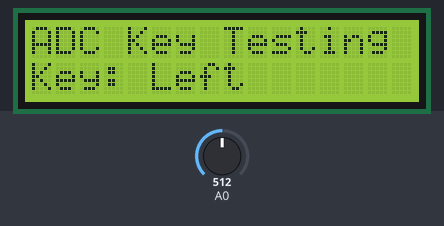
A sketch run on a simulated Arduino Uno, built with avr-gcc and run on an emulated ATmega328P. Shown: 16×2 character LCD. The test bench sets the inputs (shaded band); at power-on: A0 = 512.

Above: at 10.2 s.
10.3 s: A0 set to 716
At 11.0 s:
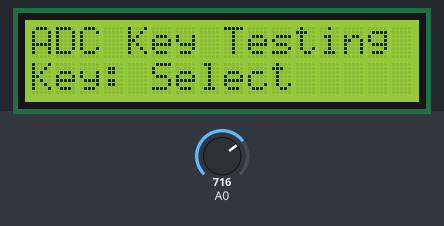
11.8 s: A0 set to 306
At 12.2 s:
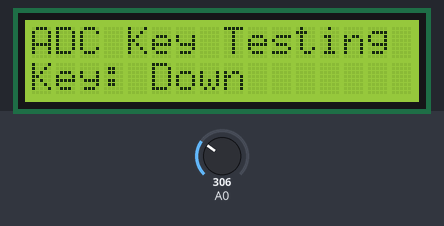
13.3 s: A0 set to 122
At 14.5 s:
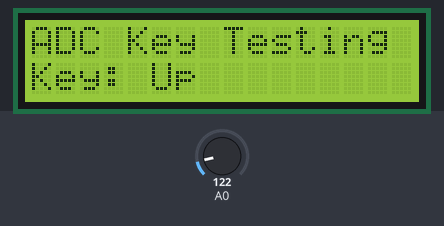
14.8 s: A0 set to 0
At 15.6 s:
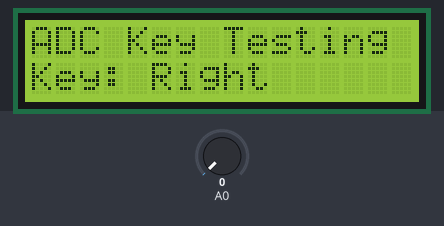
16.3 s: A0 set to 511
At 16.8 s:
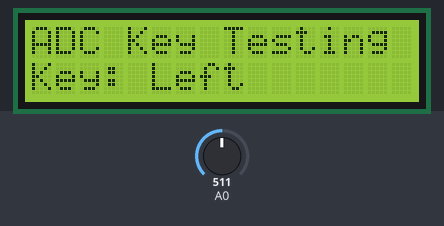
Timing chart, 0 to 18.8 s (numbered marks = the images above; inputs shaded):
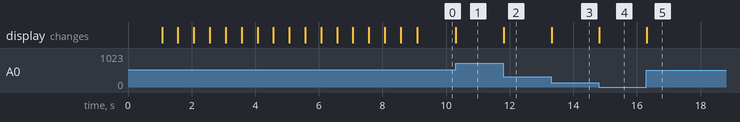

Measured:
- after the input at 10.3 s, the display: changes at once (image 1)
- after the input at 11.8 s, the display: changes at once (image 2)
- after the input at 13.3 s, the display: changes at once (image 3)
- after the input at 14.8 s, the display: changes at once (image 4)
- after the input at 16.3 s, the display: changes at once (image 5)

The sketch:

cmparkLab1.ino
```cpp
//Lab 1B
//Author: Chris Park

#include <LiquidCrystal.h>

#define NUM_KEYS 5
#define MAX_DESC_LENGTH 7
#define NCOLS 16
#define NROWS 2

LiquidCrystal _lcd(8, 9, 4, 5, 6, 7);
int _adcVal, _conversionValue, _checkedKey;
int _adcValArray[NUM_KEYS] = {50, 179, 334, 526, 832};
char _adcCharArray[NUM_KEYS][MAX_DESC_LENGTH] =
  {"Right", "Up", "Down", "Left", "Select"};

void setup() {
  Serial.begin(9600);
  _lcd.begin(NCOLS, NROWS);
  _lcd.clear();
  _lcd.print("     Hello      ADC Key Testing ");
  _lcd.setCursor(0, 1);
  _lcd.print("     World!");
  delay(1000);

  for(int i = 0; i < NCOLS; i++){
    _lcd.scrollDisplayLeft();
    delay(500);
  }
}//end setup

void loop() {
  _checkedKey = checkForKey();

  if(_checkedKey != -1){
    _lcd.clear();
    _lcd.print("ADC Key Testing");
    _lcd.setCursor(0, 1);
    _lcd.print("Key: ");
    _lcd.print(_adcCharArray[_checkedKey]);
  }
}//end loop

int convertKey(){
  for (int i = 0; i < NUM_KEYS; i++){
    if(_adcValArray[i] > _adcVal)
      return i;
  }

  return -1;
}//end covertKey

int checkForKey(){
  static int lastKey = -1;

  delay(10);
  _adcVal = analogRead(0);
  _conversionValue = convertKey();

  if(_conversionValue != lastKey){
    lastKey = _conversionValue;
    return _conversionValue;
  }

  return -1;
}//end checkForKey
```
